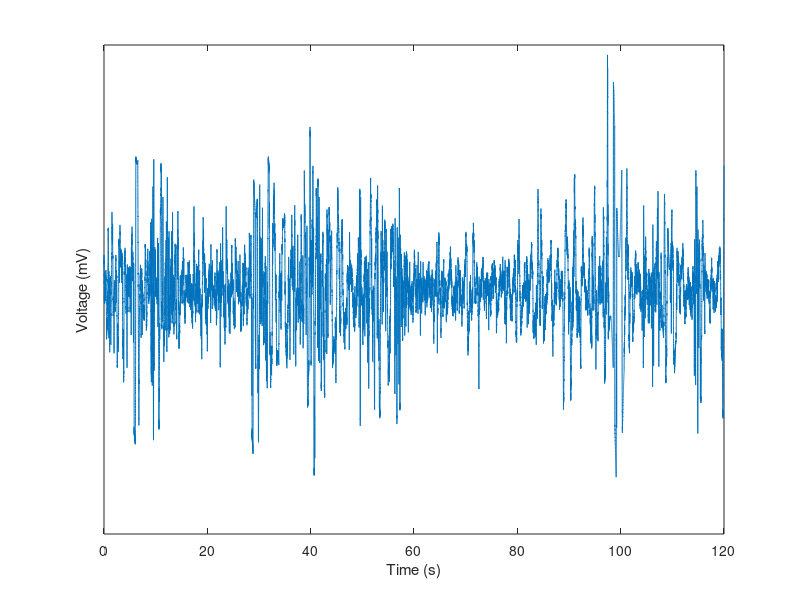

Source code (MATLAB): (Note: this script raises an error after producing the figure.)
% This file illustrates a basic use case for the code in the repository. It
% loads lfp and event data from sample files and performs a simple
% time-frequency analysis

%% Load data
% note that all times are already in seconds
load sample_events
load sample_lfp

%% Plot raw data
[T, C] = size(lfp);
tstamps = (1:T)/sr;
plot(tstamps,lfp)
xlabel('Time (s)')
ylabel('Voltage (mV)')
set(gca, 'YTick', [])

%% Get data around events
tpre = -1;
tpost = 1.5;

[lfpsplit, binT] = evtsplit(lfp, events, tpre, tpost, sr);
sep = 1.5;
lfpmat = bsxfun(@plus, lfp, sep * (1:C));
tstamps = (1:T)/sr;
plot(tstamps,lfp)
xlabel('Time (s)')
ylabel('Voltage (mV)')
set(gca, 'YTick', [])

%% Get data around events
tpre = 1;
tpost = 1.5;

[lfpsplit, binT] = evtsplit(lfp, events, tpre, tpost, sr);

%% Plot
plot(binT, nanmean(lfpsplit), 'k', 'linewidth', 2)
xlabel('Time (s)')
ylabel('Voltage (mV)')

%% Make an averaged spectrogram across trials
freqs = 1:50; % frequencies to analyze
win = 0.5; % length of analysis window (in s)
overlap = 0.95; % percentage window overlap

[S, F, T, P] = avgspecgram(lfpsplit, win, overlap, freqs, sr);

%% Plot
imagesc(binT, F, 10*log10(P))
set(gca, 'ydir', 'normal')
xlabel('Time (s)')
ylabel('Frequency (Hz)')

%% Alternately, use a wavelet transform
freqs = [1:13 15:3:30 35:5:50]; % transform takes longer, so use log-spaced frequencies

P = timefreq(lfpsplit, freqs, sr);

%% Plot
pcolor(binT, freqs, 10*log10(P)) %times is a vector of times
shading interp
set(gca,'ydir','normal')
xlabel('Time (s)')
ylabel('Frequency (Hz)')
